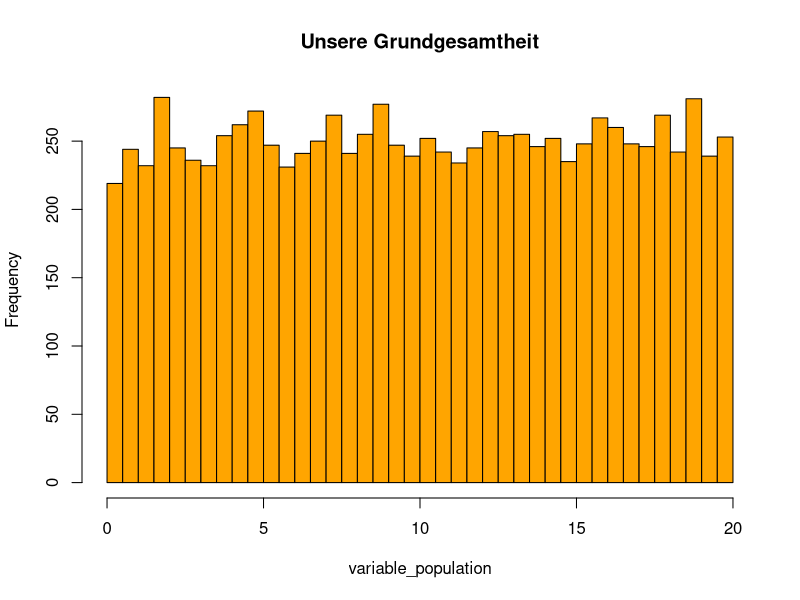
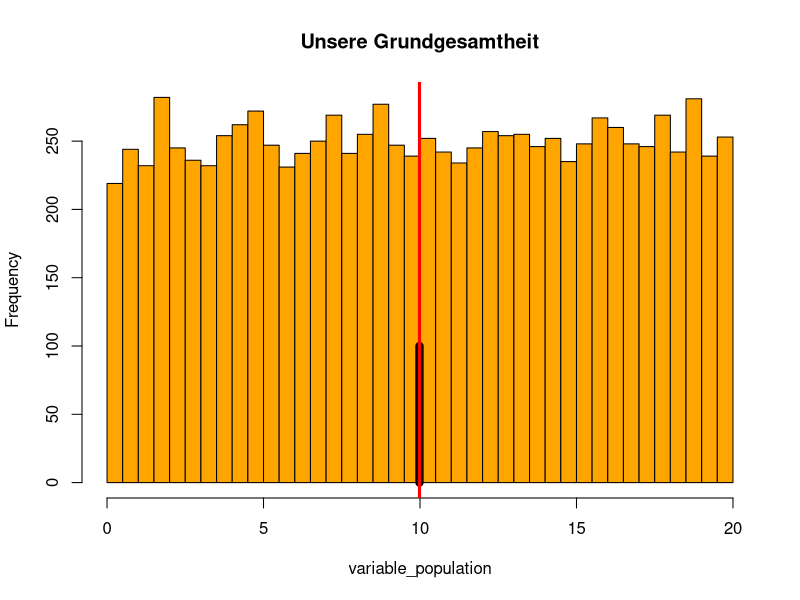
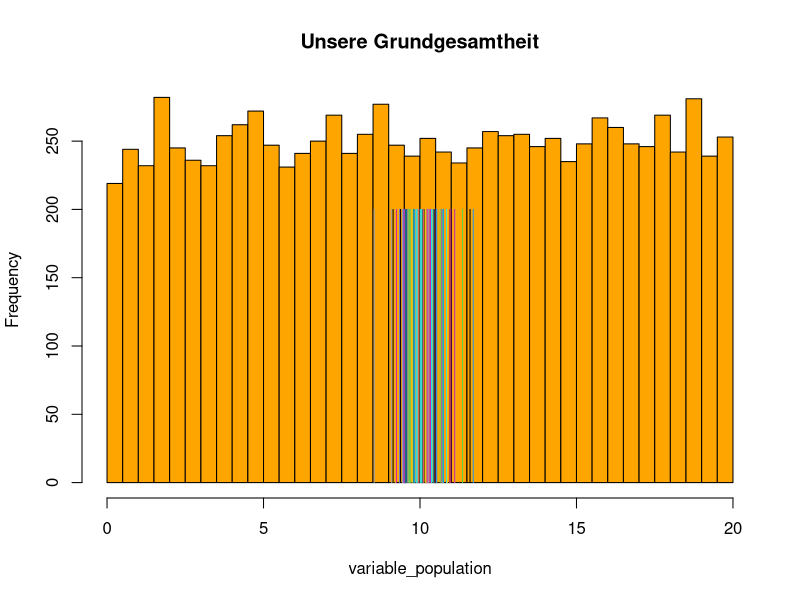
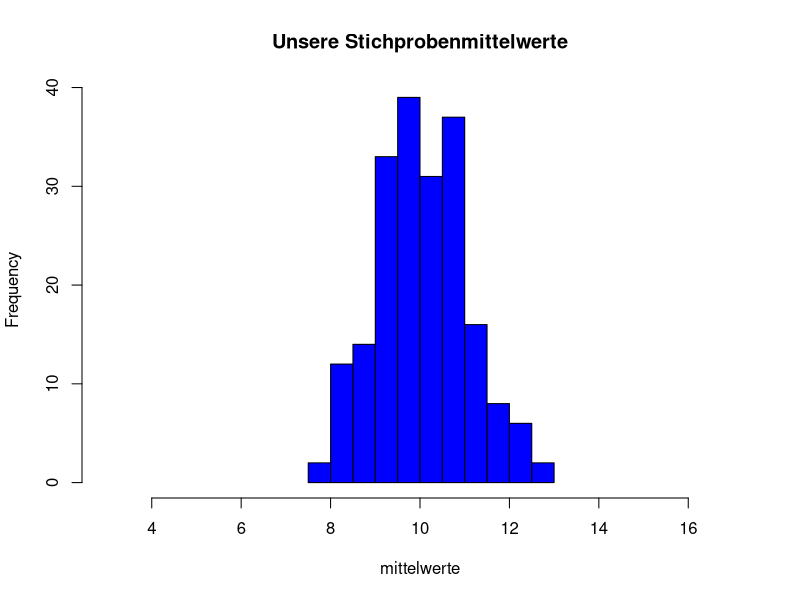
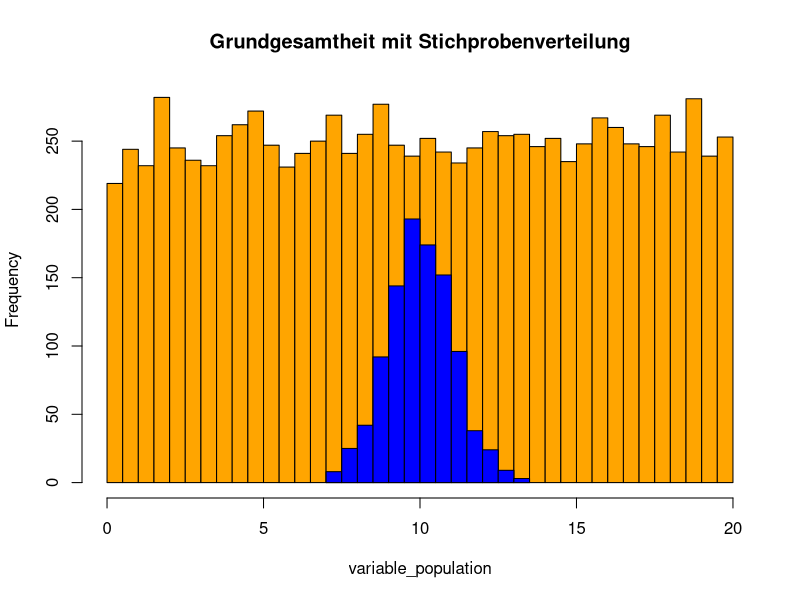
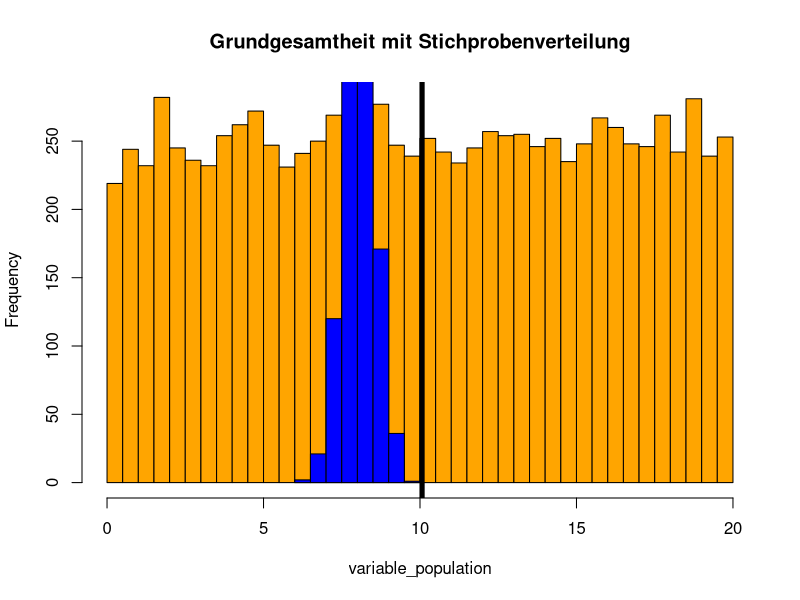

The R source for these figures, in order:
## ---- chunk 1
variable_population <- runif(10000,
                             min = 0,
                             max = 20)
mean(variable_population)
sd(variable_population)
hist(variable_population,
     breaks = 30,
     col="orange",
     main="Unsere Grundgesamtheit",
     xlim = c(0,20)
     )
## ---- chunk 2
sample1 <- sample(variable_population, 100)
mean(sample1)
hist(variable_population,
     breaks = 30,
     col="orange",
     main="Unsere Grundgesamtheit",
     xlim = c(0,20)
     )
points(rep(mean(sample1), 2),
       c(0, 100),
       type = "l",
       col = "black",
       lwd = 8)

#Hier wird nun auch noch der Mittelwert der Grundgesamtheit eingefügt
#...aber mittels der Funktion 'abline()'
abline(v=mean(sample1), col = "red", lwd = 3)

## ---- chunk 3
hist(variable_population,
     breaks = 30,
     col = "orange",
     main="Unsere Grundgesamtheit",
     xlim = c(0,20)
     )

for (i in 1:100) {
sample1 <- sample(variable_population, 100)
points(rep(mean(sample1), 2),
       c(0, 200),
       type = "l",
       col = i,
       lwd = 1)
}
## ---- chunk 4
meine_samples <- function(x, n, trials) {
variable_sample <- sample(x, n)
for (i in 1:(trials - 1)){
variable_sample <- cbind(variable_sample, sample(x, n))
}
return(variable_sample)
}

stichproben_200 <- meine_samples(variable_population, 30, 200)
## ---- chunk 5
stichproben_200 <- meine_samples(variable_population, 30, 200)
mittelwerte <- apply(stichproben_200, 2, mean)
hist(mittelwerte,
     breaks = 10,
     col = "blue",
     main = "Unsere Stichprobenmittelwerte",
     xlim=c(3,17)
     )
## ---- chunk 6
hist(variable_population,
     breaks = 30,
     col = "orange",
     main = "Grundgesamtheit mit Stichprobenverteilung",
     xlim = c(0, 20),
     )

mittelwerte_samples <- apply(meine_samples(variable_population,
                                           30,
                                           1000),
                             2,
                             mean)

hist(mittelwerte_samples,
     breaks = 10,
     col = "blue",
     add = T)
## ---- chunk 7
mean(mittelwerte_samples)
mean(variable_population)
## ---- chunk 8
sd(variable_population)/sqrt(30)
## ---- chunk 9
sd(mittelwerte_samples)
## ---- chunk 10
hist(variable_population,
     breaks = 30,
     col = "orange",
     main = "Grundgesamtheit mit Stichprobenverteilung",
     xlim = c(0, 20),
     )

mittelwerte_samples <- apply(meine_samples(variable_population,
                                           120,
                                           1000),
                             2,
                             mean)

mittelwerte_samples <- mittelwerte_samples-2

hist(mittelwerte_samples,
     breaks = 10,
     col = "blue",
     add = T)

abline(v=mean(variable_population), lwd = 5)

sd(mittelwerte_samples) 
#Der Standardfehler wurde halbiert, da die Stichprobengrösse vervierfacht wurde.
